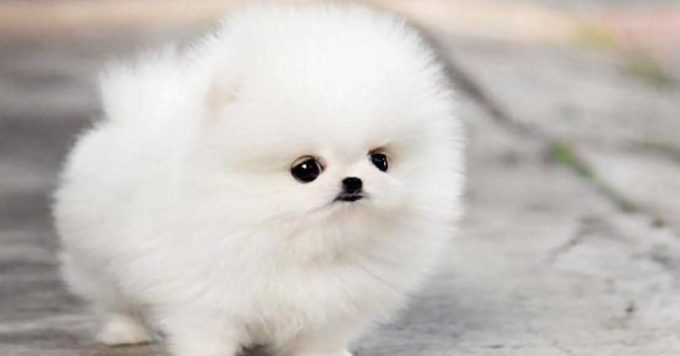
#> input picture images/06.jpg, 680 x 356 px, found by its file name
$ jupyter execute baitap13.ipynb
#> lines starting #> are read from the running program, lines starting #| are printed output that depends on the picture
#> further down, img is the input picture: PIL image 680x356 RGB; mean R, G, B 197.3, 192.1, 187.7
[cell 1]
import numpy as np
from PIL import Image
import matplotlib.pyplot as plt

def histogram_equalization(image, nbr_bins=256):
#> called with nbr_bins = 256
    if image.mode != "L":
      image = image.convert("L")

      img_array = np.array(image)

      histogram, bins = np.histogram(img_array, bins=nbr_bins, range=(0, 256), density=True)
#> histogram = 256 values, max 0.0153 at index 227, min 0 at index 252, mean 0.00391; bins = 257 values from 0 to 256

      cdf = histogram.cumsum()
#> cdf = 256 values from 1.65e-05 to 1
      cdf = 255 * cdf / cdf[-1]
#> cdf = 256 values from 0.00421 to 255

      image_equalized = np.interp(img_array, bins[:-1], cdf)
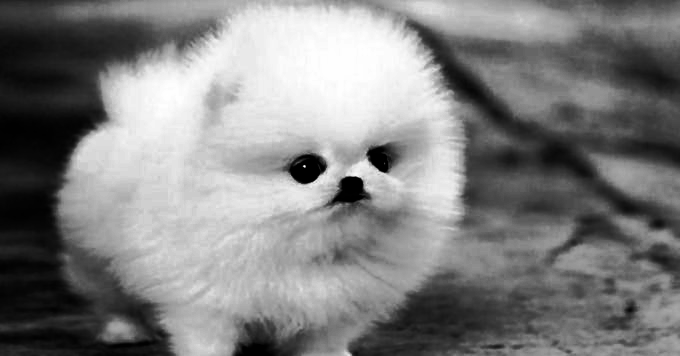
#> image_equalized: shape (356, 680) float64; min 0.00421, max 255, mean 128.6

      equalized_img = Image.fromarray(image_equalized.astype("uint8"))

      return equalized_img

[cell 2]
my_path = "../ThiGiacMayTinh/images/06.jpg"

img = Image.open(my_path)

equalized_img = histogram_equalization(img)

plt.figure(figsize=(10, 10))

plt.subplot(2, 2, 1)
plt.imshow(img.convert("L"), cmap='gray')
plt.title('Hình ảnh gốc')

plt.subplot(2, 2, 2)
plt.hist(np.array(img.convert("L")).flatten(), bins=128)
plt.title('Biểu đồ Histogram - Hình ảnh gốc')

plt.subplot(2, 2, 3)
plt.imshow(equalized_img, cmap='gray')
plt.title('Hình ảnh đã cân bằng')

plt.subplot(2, 2, 4)
plt.hist(np.array(equalized_img).flatten(), bins=128)
plt.title('Biểu đồ Histogram - Hình ảnh đã cân bằng')

plt.show()
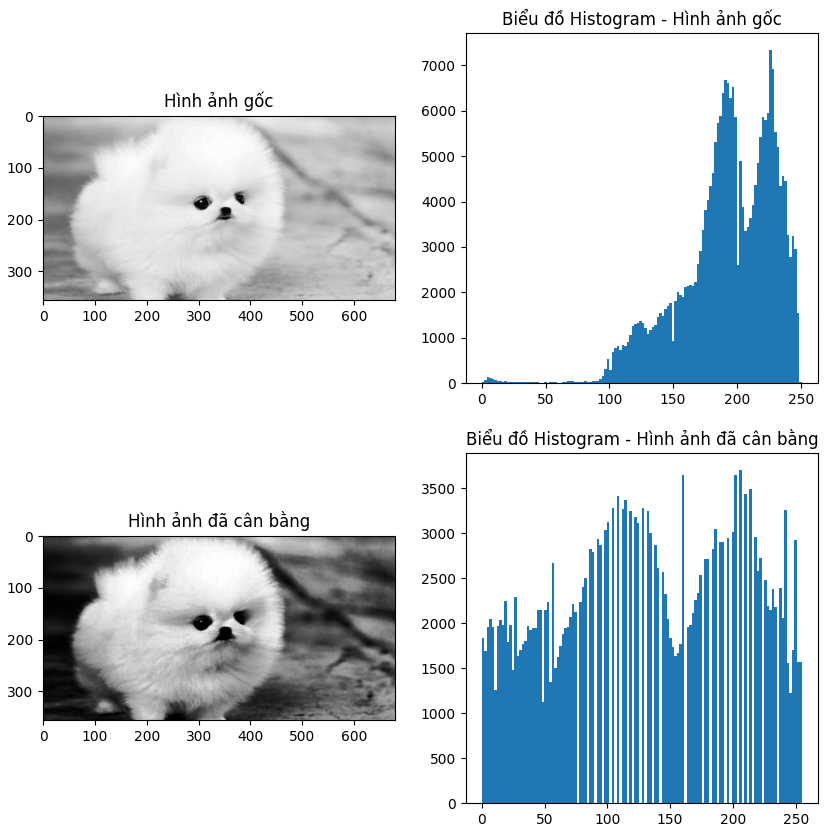
#> figure drawn by matplotlib, 4 panels; panel 2: tallest bar 7348 high, from x = 225.5 to 227.5; panel 4: tallest bar 3704 high, from x = 205.2 to 207.2

$ run again, with images/01.jpeg copied over images/06.jpg
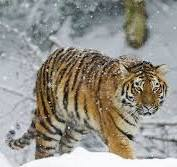
#> input picture images/01.jpeg, 177 x 167 px, found by its file name
#> img is the input picture: PIL image 177x167 RGB; mean R, G, B 149.2, 145.9, 138
#> in histogram_equalization, `image = image.convert("L")`:
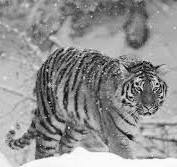
#> image: PIL image 177x167 L; min 1, max 255, mean 146
#> histogram = 256 values, max 0.016 at index 250, min 0 at index 0, mean 0.00391; bins = 257 values from 0 to 256
#> in histogram_equalization, `cdf = histogram.cumsum()`: cdf = 256 values from 0 to 1
#> in histogram_equalization, `cdf = 255 * cdf / cdf[-1]`: cdf = 256 values from 0 to 255
#> `plt.show()`:
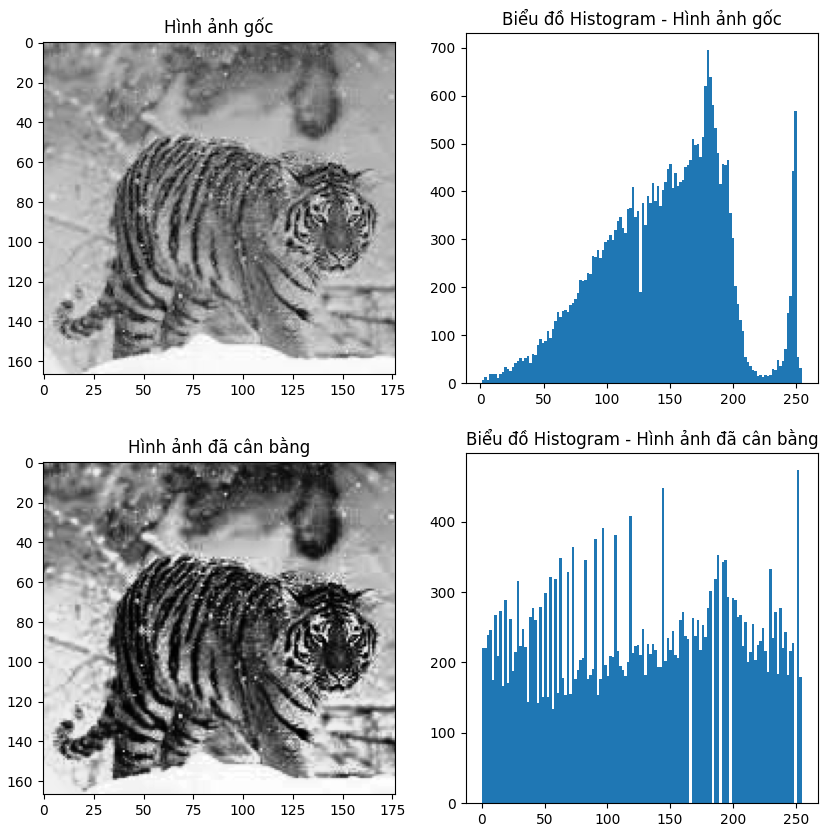
#> figure drawn by matplotlib, 4 panels; panel 2: tallest bar 696 high, from x = 179.6 to 181.6; panel 4: tallest bar 474 high, from x = 251 to 253

$ run again, with images/02.jpeg copied over images/06.jpg
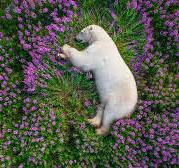
#> input picture images/02.jpeg, 179 x 168 px, found by its file name
#> img is the input picture: PIL image 179x168 RGB; mean R, G, B 87, 89.6, 77.1
#> in histogram_equalization, `image = image.convert("L")`:
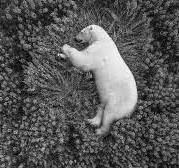
#> image: PIL image 179x168 L; min 0, max 254, mean 87.4
#> histogram = 256 values, max 0.0108 at index 72, min 0 at index 255, mean 0.00391; bins = 257 values from 0 to 256
#> in histogram_equalization, `cdf = histogram.cumsum()`: cdf = 256 values from 9.98e-05 to 1
#> in histogram_equalization, `cdf = 255 * cdf / cdf[-1]`: cdf = 256 values from 0.0254 to 255
#> `plt.show()`:
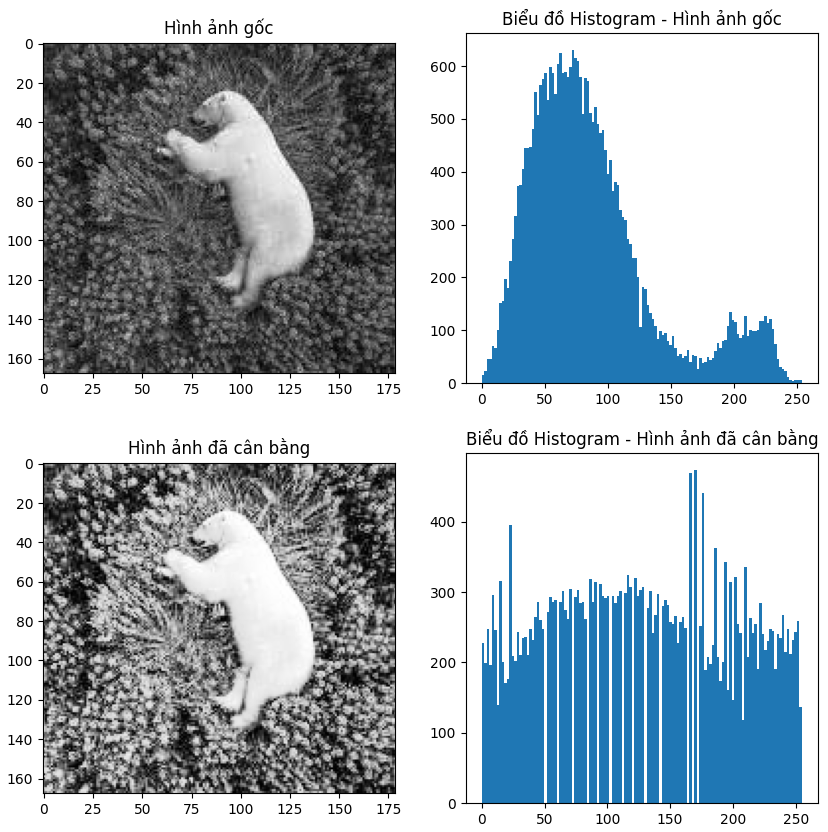
#> figure drawn by matplotlib, 4 panels; panel 2: tallest bar 631 high, from x = 71.44 to 73.42; panel 4: tallest bar 474 high, from x = 169.3 to 171.3

$ run again, with images/03.jpeg copied over images/06.jpg
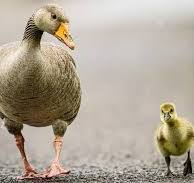
#> input picture images/03.jpeg, 194 x 183 px, found by its file name
#> img is the input picture: PIL image 194x183 RGB; mean R, G, B 176, 165.7, 150.6
#> in histogram_equalization, `image = image.convert("L")`:
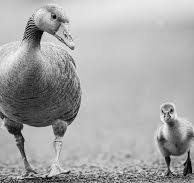
#> image: PIL image 194x183 L; min 1, max 251, mean 167.1
#> histogram = 256 values, max 0.0326 at index 191, min 0 at index 0, mean 0.00391; bins = 257 values from 0 to 256
#> in histogram_equalization, `cdf = histogram.cumsum()`: cdf = 256 values from 0 to 1
#> in histogram_equalization, `cdf = 255 * cdf / cdf[-1]`: cdf = 256 values from 0 to 255
#> `plt.show()`:
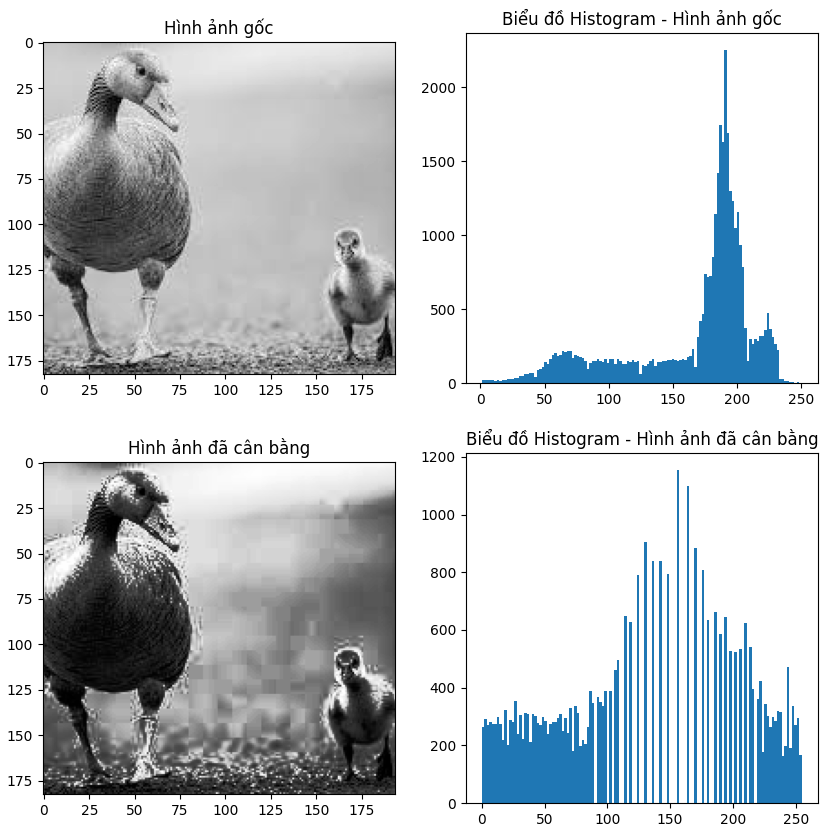
#> figure drawn by matplotlib, 4 panels; panel 2: tallest bar 2254 high, from x = 190.5 to 192.4; panel 4: tallest bar 1156 high, from x = 155.4 to 157.4
